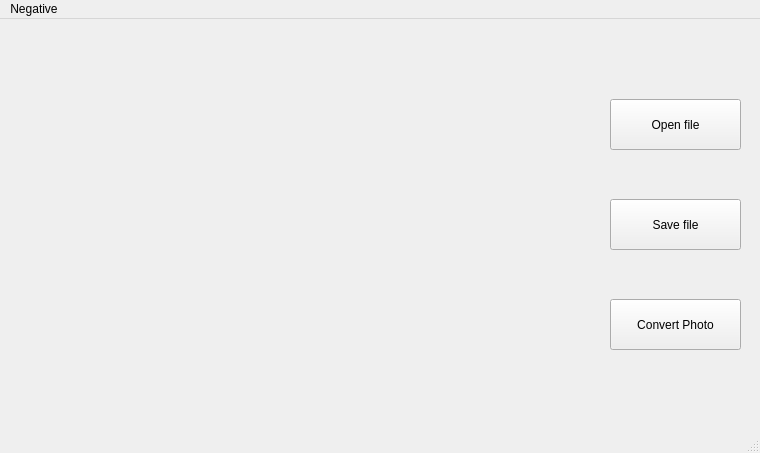
<?xml version="1.0" encoding="UTF-8"?>
<ui version="4.0">
 <class>MainWindow</class>
 <widget class="QMainWindow" name="MainWindow">
  <property name="geometry">
   <rect>
    <x>0</x>
    <y>0</y>
    <width>760</width>
    <height>453</height>
   </rect>
  </property>
  <property name="windowTitle">
   <string>MainWindow</string>
  </property>
  <widget class="QWidget" name="centralwidget">
   <widget class="QPushButton" name="OpenF">
    <property name="geometry">
     <rect>
      <x>610</x>
      <y>80</y>
      <width>131</width>
      <height>51</height>
     </rect>
    </property>
    <property name="text">
     <string>Open file</string>
    </property>
   </widget>
   <widget class="QPushButton" name="SaveF">
    <property name="geometry">
     <rect>
      <x>610</x>
      <y>180</y>
      <width>131</width>
      <height>51</height>
     </rect>
    </property>
    <property name="text">
     <string>Save file</string>
    </property>
   </widget>
   <widget class="QPushButton" name="ConvertF">
    <property name="geometry">
     <rect>
      <x>610</x>
      <y>280</y>
      <width>131</width>
      <height>51</height>
     </rect>
    </property>
    <property name="text">
     <string>Convert Photo</string>
    </property>
   </widget>
   <widget class="QLabel" name="label">
    <property name="geometry">
     <rect>
      <x>20</x>
      <y>20</y>
      <width>571</width>
      <height>381</height>
     </rect>
    </property>
    <property name="text">
     <string/>
    </property>
   </widget>
  </widget>
  <widget class="QMenuBar" name="menubar">
   <property name="geometry">
    <rect>
     <x>0</x>
     <y>0</y>
     <width>760</width>
     <height>22</height>
    </rect>
   </property>
   <widget class="QMenu" name="menuNegative">
    <property name="title">
     <string>Negative</string>
    </property>
   </widget>
   <addaction name="menuNegative"/>
  </widget>
  <widget class="QStatusBar" name="statusbar"/>
 </widget>
 <resources/>
 <connections/>
</ui>
